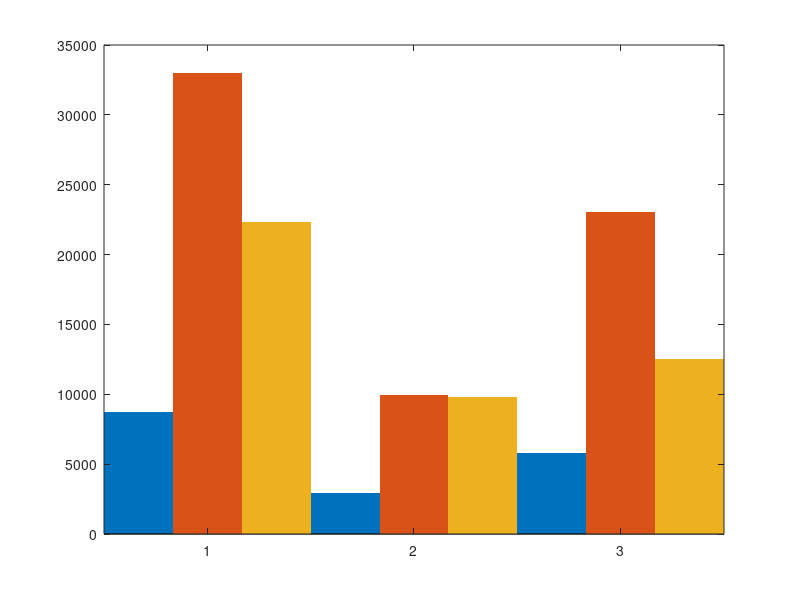

Source code (MATLAB): (Note: this script raises an error after producing the figure.)
clear;clc;
load('figS1.mat');
C1 = [209,186,116]./255;
C2 = [153,153,153]./255;
C3 = [130,176,210]./255;
C4 = [250,127,111]./255;

GO = bar(1:3,dataset,1,'EdgeColor','none');
hold on


GO(1).FaceColor = C1;
GO(2).FaceColor = C3;
GO(3).FaceColor = C4;

box on
hLegend = legend([GO(1:3)],'Biomass-Dominated Region', 'Subtropical Gyres and tropical ocean','Boundary Current Regions', 'Location', 'northeast','fontsize',10,'FontName','Arial','NumColumns',1);
set(hLegend,'box','off');

ylabel('number')
title('Strong Submesoscale Ageostrophic Motions', 'FontSize',13,'FontName','Arial');
set(gca,'XTick',1:3,'Xticklabel',{'All time','Winter','Summer'},'fontsize',12,'FontName','Arial')
print(gcf,'figS1.tiff','-r2000','-dtiff');
